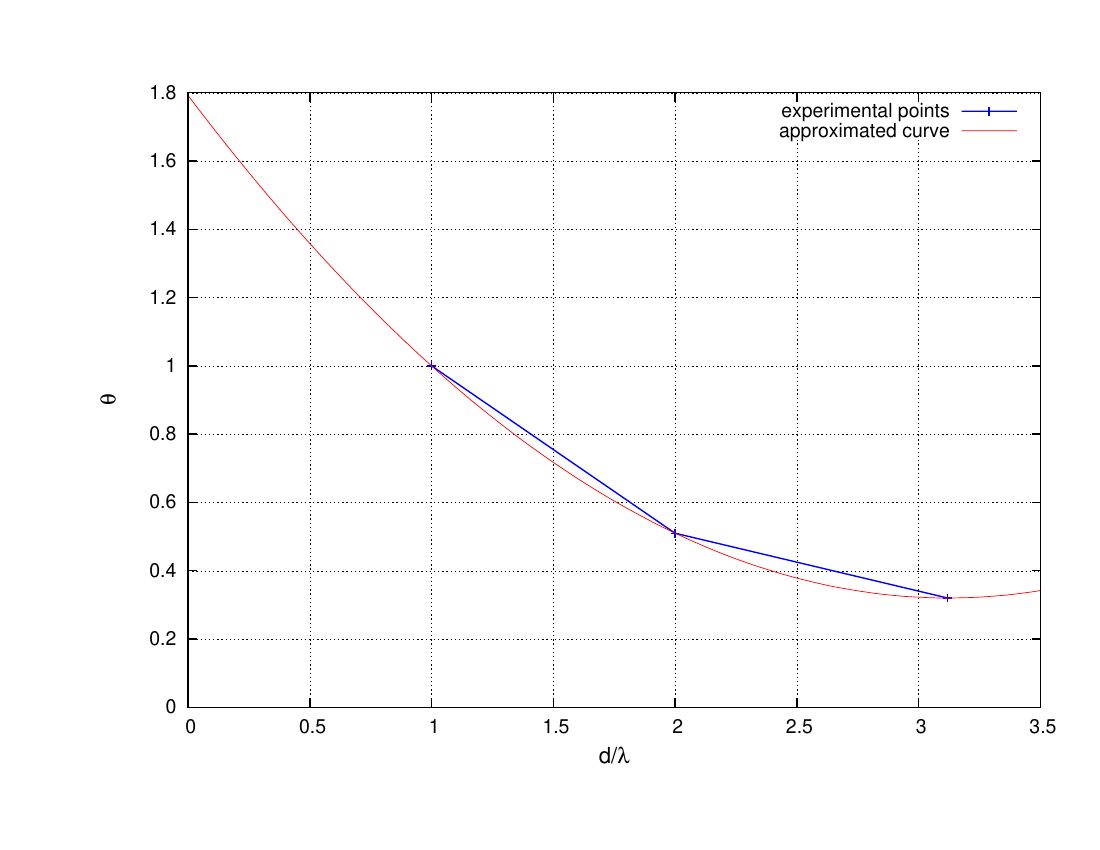

The gnuplot source for this figure:
set terminal postscript enhanced color dashed
set output "plot4-2.eps"
set ylabel "{/Symbol q}" font "Helvetica,16"
set xlabel "d/{/Symbol l}" font "Helvetica,16"
r = 100
set grid

f(x) = a*(x**2) + b*x + c
fit f(x) 'plot4.data' index 1 u 1:2 via a, b, c

set style line 1 lt 1 lw 2 lc rgb "blue"
set style line 2 lt 1 lw 2 lc rgb "#006400"
set style line 3 lt 1 lw 2 lc rgb "red"

plot [0:3.5][0:] "plot4.data"\
	     ind 1 u 1:2 w lp ls 1 title "experimental points",\
         f(x) title "approximated curve" lt 1 lw 1 lc rgb "red"
#	"" ind 0 u 1:2:(r) title "KOKOK" s acs

pause -1
